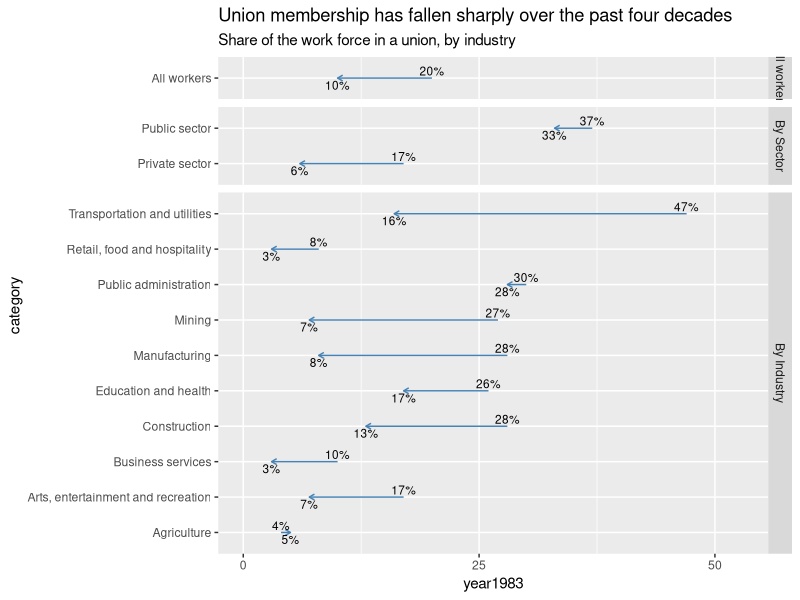

Write R code to recreate this figure.
## ---- chunk 1
# Code for loading packages
# And code for reading in data if using the Excel/Google Sheets-->CSV approach

library(tidyverse)

## ---- chunk 2
# Code for generating the data (if using the tibble() approach)



union_data <- tibble(
  panel = c(
    "All workers",
    "By Sector", "By Sector",
    rep("By Industry", 10)
  ),

  category = c(
    "All workers",
    "Private sector",
    "Public sector",
    "Transportation and utilities",
    "Manufacturing",
    "Mining",
    "Construction",
    "Education and health",
    "Arts, entertainment and recreation",
    "Business services",
    "Retail, food and hospitality",
    "Public administration",
    "Agriculture"
  ),

  year1983 = c(
    20, 17, 37, 47, 28, 27, 28,
    26, 17, 10, 8, 30, 4
  ),

  year2022 = c(
    10, 6, 33, 16, 8, 7, 13,
    17, 7, 3, 3, 28, 5
  )
)


union_data$panel <- factor(
  union_data$panel,
  levels = c("All workers", "By Sector", "By Industry")
)



## ---- chunk 3
# Code for recreating the visualization
# Use as many code chunks as you need to organize your work well



ggplot(union_data, aes(y = category)) +


  geom_segment(
    aes(
      x = year1983,
      xend = year2022,
      yend = category
    ),
    arrow = grid::arrow(
      length = grid::unit(0.15, "cm")
    ),
    color = "steelblue"
  ) +


  geom_text(
    aes(x = year1983, label = paste0(year1983, "%")),
    nudge_y = 0.2,
    size = 3
  ) +


  geom_text(
    aes(x = year2022, label = paste0(year2022, "%")),
    nudge_y = -0.2,
    size = 3
  ) +

  facet_grid(
    panel ~ .,
    scales = "free_y",
    space = "free_y"
  ) +

  scale_x_continuous(
    breaks = c(0, 25, 50),
    limits = c(0, 53)
  ) +

  labs(
    title = "Union membership has fallen sharply over the past four decades",
    subtitle = "Share of the work force in a union, by industry"
  ) 
